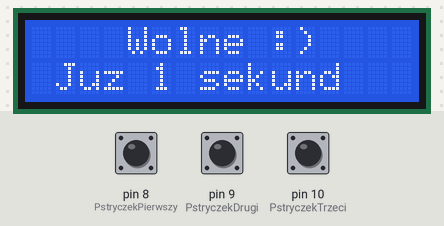
A sketch run on a simulated Arduino Uno, built with avr-gcc and run on an emulated ATmega328P. Shown: 16×2 character LCD. The test bench sets the inputs (shaded band); at power-on: pin 8 (PstryczekPierwszy) HIGH, pin 9 (PstryczekDrugi) HIGH, pin 10 (PstryczekTrzeci) HIGH.

Above: at 1.2 s.
1.3 s: pin 8 (PstryczekPierwszy) pulled LOW for 0.15 s
At 1.38 s:
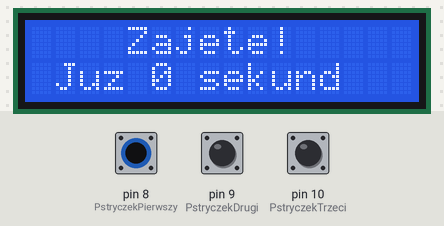
2.9 s: pin 9 (PstryczekDrugi) pulled LOW for 0.15 s
At 2.98 s:
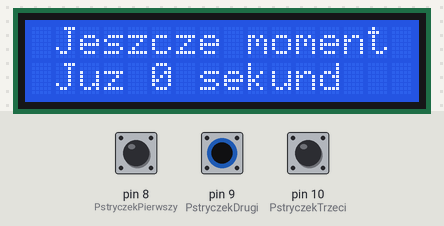
4.5 s: pin 10 (PstryczekTrzeci) pulled LOW for 0.15 s
At 4.58 s:
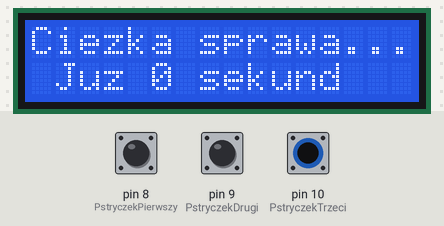
6.1 s: pin 8 (PstryczekPierwszy) pulled LOW for 3.2 s
At 7.4 s:
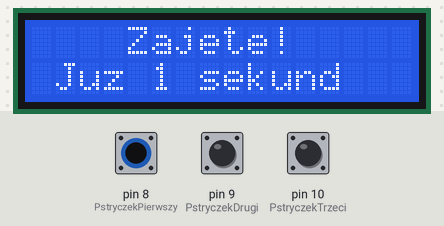
10.8 s: pin 9 (PstryczekDrugi) pulled LOW for 3.2 s
At 12.3 s:
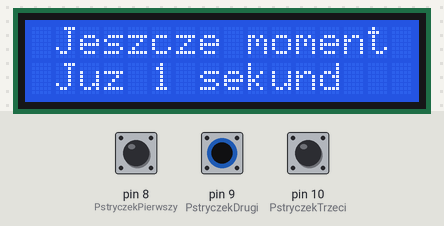
15.5 s: pin 10 (PstryczekTrzeci) pulled LOW for 3.2 s
At 17.0 s:
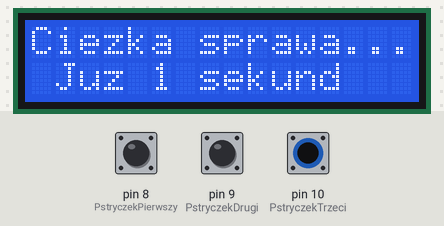
Timing chart, 0 to 18.5 s (numbered marks = the images above; inputs shaded):
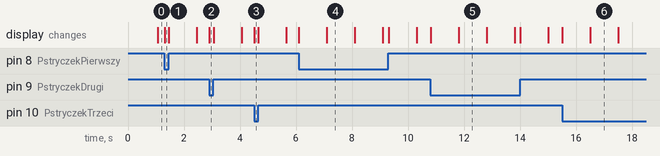

Measured:
- after the input at 1.3 s, the display: changes at once (image 1)
- after the input at 2.9 s, the display: changes at once (image 2)
- after the input at 4.5 s, the display: changes at once (image 3)
- after the input at 6.1 s, the display: first changes at once (image 4 shows a later state)
- after the input at 10.8 s, the display: first changes at once (image 5 shows a later state)
- after the input at 15.5 s, the display: first changes at once (image 6 shows a later state)
- what the display in image 4 shows lasts 1.0 s, from 7.1 s to 8.1 s

The sketch:

arduino_odmierza_czas.ino
```cpp
int PstryczekPierwszy = 8;                                   // Używamy trzech pstryczków do wywoływania komunikatów.
int PstryczekDrugi = 9;
int PstryczekTrzeci = 10;
int lcdRS = 2;                                               // "lcd" to oczywiście wyświetlacz, którego wyprowadzenia ponazywaliśmy tutaj.
int lcdEN = 3;
int lcdD4 = 4;
int lcdD5 = 5;
int lcdD6 = 6;
int lcdD7 = 7;
int lcdKolumny = 16;                                         // "Kolumny" to ilość kolumn na naszym wyświetlaczu,
int lcdWiersze = 2;                                          // a "Wiersze" to ilość wierszy.

#include <LiquidCrystal.h>                                   // To jest biblioteka obsługi wyświetlacza, którą należy zaimportować poleceniem #include.
#include <TimeLib.h>

LiquidCrystal lcd(lcdRS, lcdEN, lcdD4, lcdD5, lcdD6, lcdD7); // Tutaj dostarcza się tej bibliotece wiedzy, gdzie co jest podłączone.

void setup()                                                 // Tu zaczyna się program. Ta część wykona się jednorazowo.
{
  lcd.begin(lcdKolumny, lcdWiersze);                         // Inicjujemy wyświetlacz, powiadamiając go o ilości kolumn i wierszy.
  lcd.setCursor(0, 1);                                       // Ustawiamy kursor na samym początku drugiego wiersza wyświetlacza.
  lcd.print("  WC komputer   ");                             // Wysyłamy do wyświetlacza tekst "WC komputer".
  pinMode(PstryczekPierwszy, INPUT_PULLUP);                  // Deklarujemy linie pstryczków jako wejścia podciągnięte wewnętrznie do wysokiego stanu.
  pinMode(PstryczekDrugi, INPUT_PULLUP);
  pinMode(PstryczekTrzeci, INPUT_PULLUP);
}

void loop()                                                  // Tutaj zaczyna się część programu wykonująca się bez końca.
{
  if (digitalRead(PstryczekPierwszy) == LOW) {               // Sprawdzamy czy wciśnięto pstryczek pierwszy.
    wyzeruj();                                               // Ustawiamy kursor i zerujemuy zegar.
    lcd.print("    Zajete!     ");                           // i wysyłamy do niego tekst "Zajęte".
  }
  while (digitalRead(PstryczekPierwszy) == LOW) {            // Czekaj, dopóki przycisk nie zostanie puszczony.
    sekundnik();                                             // Rysujemy sekundnik.
  }
  if (digitalRead(PstryczekDrugi) == LOW) {                  // To samo robimy z pstryczkiem drugim...
    wyzeruj();
    lcd.print(" Jeszcze moment ");
  }
  while (digitalRead(PstryczekDrugi) == LOW) {
    sekundnik();
  }
  if (digitalRead(PstryczekTrzeci) == LOW) {                 // oraz z trzecim.
    wyzeruj();
    lcd.print("Ciezka sprawa...");
  }
  while (digitalRead(PstryczekTrzeci) == LOW) {
    sekundnik();
  }
  wyzeruj();
  lcd.print("    Wolne :)    ");                             // A tutaj lądujemy, gdy żaden z pstryczków nie jest wciśnięty.
  while (digitalRead(PstryczekPierwszy) == HIGH && digitalRead(PstryczekDrugi) == HIGH && digitalRead(PstryczekTrzeci) == HIGH) {
    sekundnik();
  }
}

void sekundnik()                                             // Tu się rysuje sekundnik.
{
  lcd.setCursor(0, 1);                                       // Ustawiamy kursor na samym początku drugiego wiersza wyświetlacza.
  lcd.print(" Juz ");                                        // Napiszemy "Już...
  lcd.print(now());                                          // Wyciągniemy ilość sekund od zresetowania timera
  lcd.print(" sekund   ");                                   // I dopiszemy "... sekund".
}

void wyzeruj()                                               // A tu się ustawia kursor i zeruje zegar.
{
  lcd.home();                                                // Ustawiamy kursor na początku wyświetlacza.
  setTime (0);                                               // Zerujemy czas.
}
```
